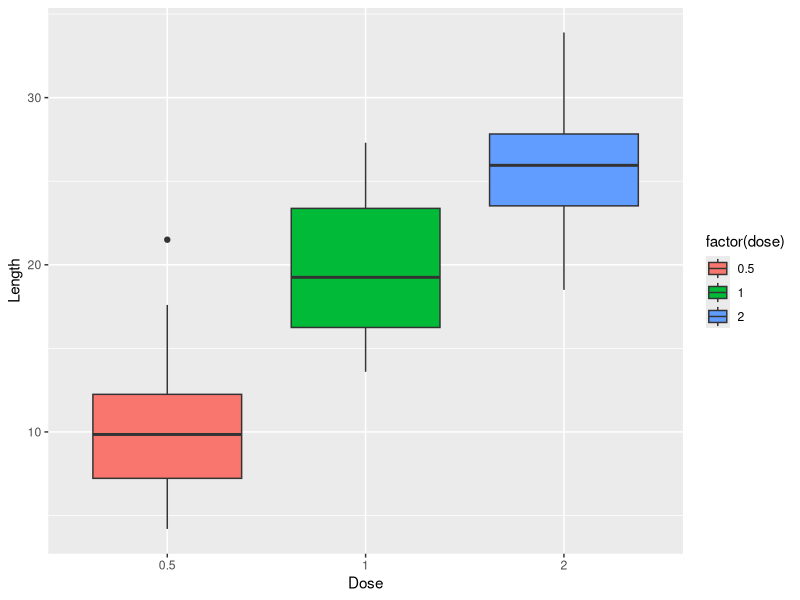

This chart was generated by the following R code:
## ---- chunk 1
library(ggplot2)
data(ToothGrowth)
## ---- chunk 2
head(ToothGrowth)
tail(ToothGrowth)
## ---- chunk 3
table(ToothGrowth$supp)
table(ToothGrowth$dose)
## ---- chunk 4
summary(ToothGrowth)
## ---- chunk 5
plot1 <- ggplot(ToothGrowth, aes(x =factor(dose), y = len, fill = factor(dose)))
plot1 + geom_boxplot() + xlab("Dose") + ylab("Length")
## ---- chunk 6
tglength <- ToothGrowth$len
interval <- (mean(tglength) + c(-1, 1) * qnorm(0.975) * sd(tglength)/sqrt(length(tglength)))
interval
## ---- chunk 7
t.test(len~supp, data=ToothGrowth)
## ---- chunk 8
dose0 <- subset(ToothGrowth, dose == 0.5)
dose1 <- subset(ToothGrowth, dose == 1)
dose2 <- subset(ToothGrowth, dose == 2)
## ---- chunk 9
t.test(len~supp, data=dose0)
## ---- chunk 10
t.test(len~supp, data=dose1)
## ---- chunk 11
t.test(len~supp, data=dose2)
